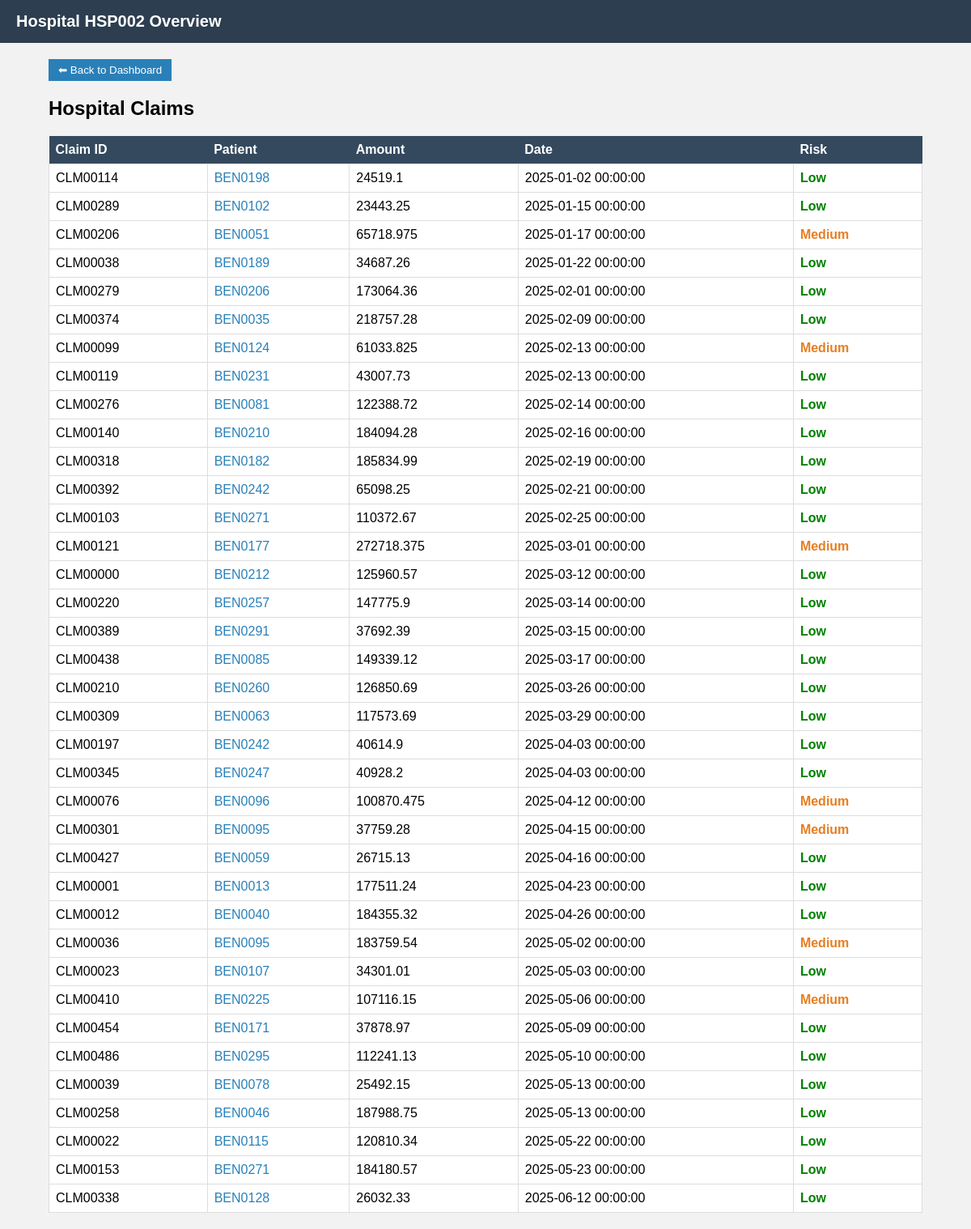
/hospital/HSP002, run on the app's committed database.
### tables this page shows
CREATE TABLE "claims" (
"claim_id" TEXT,
  "beneficiary_id" TEXT,
  "hospital_id" TEXT,
  "procedure_code" TEXT,
  "claim_amount" REAL,
  "admission_date" TIMESTAMP,
  "discharge_date" TEXT,
  "stay_duration" INTEGER,
  "month" TEXT,
  "deviation" REAL,
  "patient_claim_count" INTEGER,
  "hospital_avg_claim" REAL,
  "rules_triggered" INTEGER,
  "fraud_reasons" TEXT,
  "rule_score" REAL,
  "ml_score" REAL,
  "hospital_risk" REAL,
  "final_risk_score" REAL,
  "risk_level" TEXT
);

### app.py (the view)
@app.route("/hospital/<hospital_id>")
def hospital_view(hospital_id):
    conn = get_connection()
    hospital_claims = pd.read_sql_query("""
        SELECT * FROM claims
        WHERE hospital_id = ?
        ORDER BY admission_date
    """, conn, params=(hospital_id,))
    conn.close()
    return render_template(
        "hospital.html",
        hospital_id=hospital_id,
        claims=hospital_claims.to_dict(orient="records")
    )

### database/db.py (called while the page is built)
def get_connection():
    conn = sqlite3.connect(DB_PATH)
    conn.row_factory = sqlite3.Row
    return conn

### templates/hospital.html (shortened to what this page needs)
<!DOCTYPE html>
<html>
<head>
    <link rel="stylesheet" href="{{ url_for('static', filename='style.css') }}">
</head>
<body>
<div class="navbar">
    Hospital {{ hospital_id }} Overview
</div>
<div class="container">
    <div class="card">
        <a href="{{ url_for('dashboard') }}">
            <button type="button">⬅ Back to Dashboard</button>
        </a>
    </div>
    <div class="card">
        <h2>Hospital Claims</h2>
        <table class="table">
            <tr>
                <th>Claim ID</th>
                <th>Patient</th>
                <th>Amount</th>
                <th>Date</th>
                <th>Risk</th>
            </tr>
            {% for c in claims %}
            <tr>
                <td>{{ c.claim_id }}</td>
                <td>
                    <a href="{{ url_for('patient_view', patient_id=c.beneficiary_id) }}">
                        {{ c.beneficiary_id }}
                    </a>
                </td>
                <td>{{ c.claim_amount }}</td>
                <td>{{ c.admission_date }}</td>
                <td class="{% if c.risk_level == 'High' %}high-risk{% elif c.risk_level == 'Medium' %}medium-risk{% else %}low-risk{% endif %}">
                    {{ c.risk_level }}
                </td>
            </tr>
            {% endfor %}
        </table>
    </div>
</div>
</body>
</html>

### static/style.css (style rules this page uses)
body { font-family: Arial, Helvetica, sans-serif; background-color: #f2f2f2; margin: 0; }
.navbar { background-color: #2c3e50; color: white; padding: 15px 20px; font-size: 20px; font-weight: bold; }
.container { width: 90%; margin: 20px auto; }
table { width: 100%; border-collapse: collapse; background: white; }
th { background-color: #34495e; color: white; padding: 8px; text-align: left; }
td { padding: 8px; border: 1px solid #ddd; }
button { padding: 6px 12px; background-color: #2980b9; color: white; border: none; cursor: pointer; }
.medium-risk { color: #e67e22; font-weight: bold; }
.low-risk { color: green; font-weight: bold; }
a { text-decoration: none; color: #2980b9; }

### data on the page
claims: claim_id "CLM00114", beneficiary_id "BEN0198", claim_amount "24519.1", admission_date "2025-01-02 00:00:00", risk_level "Low"
claims: claim_id "CLM00289", beneficiary_id "BEN0102", claim_amount "23443.25", admission_date "2025-01-15 00:00:00", risk_level "Low"
claims: claim_id "CLM00206", beneficiary_id "BEN0051", claim_amount "65718.975", admission_date "2025-01-17 00:00:00", risk_level "Medium"
claims: claim_id "CLM00038", beneficiary_id "BEN0189", claim_amount "34687.26", admission_date "2025-01-22 00:00:00", risk_level "Low"
claims: claim_id "CLM00279", beneficiary_id "BEN0206", claim_amount "173064.36", admission_date "2025-02-01 00:00:00", risk_level "Low"
claims: claim_id "CLM00374", beneficiary_id "BEN0035", claim_amount "218757.28", admission_date "2025-02-09 00:00:00", risk_level "Low"
claims: claim_id "CLM00099", beneficiary_id "BEN0124", claim_amount "61033.825", admission_date "2025-02-13 00:00:00", risk_level "Medium"
claims: claim_id "CLM00119", beneficiary_id "BEN0231", claim_amount "43007.73", admission_date "2025-02-13 00:00:00", risk_level "Low"
claims: claim_id "CLM00276", beneficiary_id "BEN0081", claim_amount "122388.72", admission_date "2025-02-14 00:00:00", risk_level "Low"
claims: claim_id "CLM00140", beneficiary_id "BEN0210", claim_amount "184094.28", admission_date "2025-02-16 00:00:00", risk_level "Low"
claims: claim_id "CLM00318", beneficiary_id "BEN0182", claim_amount "185834.99", admission_date "2025-02-19 00:00:00", risk_level "Low"
claims: claim_id "CLM00392", beneficiary_id "BEN0242", claim_amount "65098.25", admission_date "2025-02-21 00:00:00", risk_level "Low"
claims: claim_id "CLM00103", beneficiary_id "BEN0271", claim_amount "110372.67", admission_date "2025-02-25 00:00:00", risk_level "Low"
claims: claim_id "CLM00121", beneficiary_id "BEN0177", claim_amount "272718.375", admission_date "2025-03-01 00:00:00", risk_level "Medium"
claims: claim_id "CLM00000", beneficiary_id "BEN0212", claim_amount "125960.57", admission_date "2025-03-12 00:00:00", risk_level "Low"
claims: claim_id "CLM00220", beneficiary_id "BEN0257", claim_amount "147775.9", admission_date "2025-03-14 00:00:00", risk_level "Low"
claims: claim_id "CLM00389", beneficiary_id "BEN0291", claim_amount "37692.39", admission_date "2025-03-15 00:00:00", risk_level "Low"
claims: claim_id "CLM00438", beneficiary_id "BEN0085", claim_amount "149339.12", admission_date "2025-03-17 00:00:00", risk_level "Low"
claims: claim_id "CLM00210", beneficiary_id "BEN0260", claim_amount "126850.69", admission_date "2025-03-26 00:00:00", risk_level "Low"
claims: claim_id "CLM00309", beneficiary_id "BEN0063", claim_amount "117573.69", admission_date "2025-03-29 00:00:00", risk_level "Low"
claims: claim_id "CLM00197", beneficiary_id "BEN0242", claim_amount "40614.9", admission_date "2025-04-03 00:00:00", risk_level "Low"
claims: claim_id "CLM00345", beneficiary_id "BEN0247", claim_amount "40928.2", admission_date "2025-04-03 00:00:00", risk_level "Low"
claims: claim_id "CLM00076", beneficiary_id "BEN0096", claim_amount "100870.475", admission_date "2025-04-12 00:00:00", risk_level "Medium"
claims: claim_id "CLM00301", beneficiary_id "BEN0095", claim_amount "37759.28", admission_date "2025-04-15 00:00:00", risk_level "Medium"
claims: claim_id "CLM00427", beneficiary_id "BEN0059", claim_amount "26715.13", admission_date "2025-04-16 00:00:00", risk_level "Low"
claims: claim_id "CLM00001", beneficiary_id "BEN0013", claim_amount "177511.24", admission_date "2025-04-23 00:00:00", risk_level "Low"
claims: claim_id "CLM00012", beneficiary_id "BEN0040", claim_amount "184355.32", admission_date "2025-04-26 00:00:00", risk_level "Low"
claims: claim_id "CLM00036", beneficiary_id "BEN0095", claim_amount "183759.54", admission_date "2025-05-02 00:00:00", risk_level "Medium"
claims: claim_id "CLM00023", beneficiary_id "BEN0107", claim_amount "34301.01", admission_date "2025-05-03 00:00:00", risk_level "Low"
claims: claim_id "CLM00410", beneficiary_id "BEN0225", claim_amount "107116.15", admission_date "2025-05-06 00:00:00", risk_level "Medium"
claims: claim_id "CLM00454", beneficiary_id "BEN0171", claim_amount "37878.97", admission_date "2025-05-09 00:00:00", risk_level "Low"
claims: claim_id "CLM00486", beneficiary_id "BEN0295", claim_amount "112241.13", admission_date "2025-05-10 00:00:00", risk_level "Low"
claims: claim_id "CLM00039", beneficiary_id "BEN0078", claim_amount "25492.15", admission_date "2025-05-13 00:00:00", risk_level "Low"
claims: claim_id "CLM00258", beneficiary_id "BEN0046", claim_amount "187988.75", admission_date "2025-05-13 00:00:00", risk_level "Low"
claims: claim_id "CLM00022", beneficiary_id "BEN0115", claim_amount "120810.34", admission_date "2025-05-22 00:00:00", risk_level "Low"
claims: claim_id "CLM00153", beneficiary_id "BEN0271", claim_amount "184180.57", admission_date "2025-05-23 00:00:00", risk_level "Low"
claims: claim_id "CLM00338", beneficiary_id "BEN0128", claim_amount "26032.33", admission_date "2025-06-12 00:00:00", risk_level "Low"

### other printed values
{{ hospital_id }} "HSP002"
